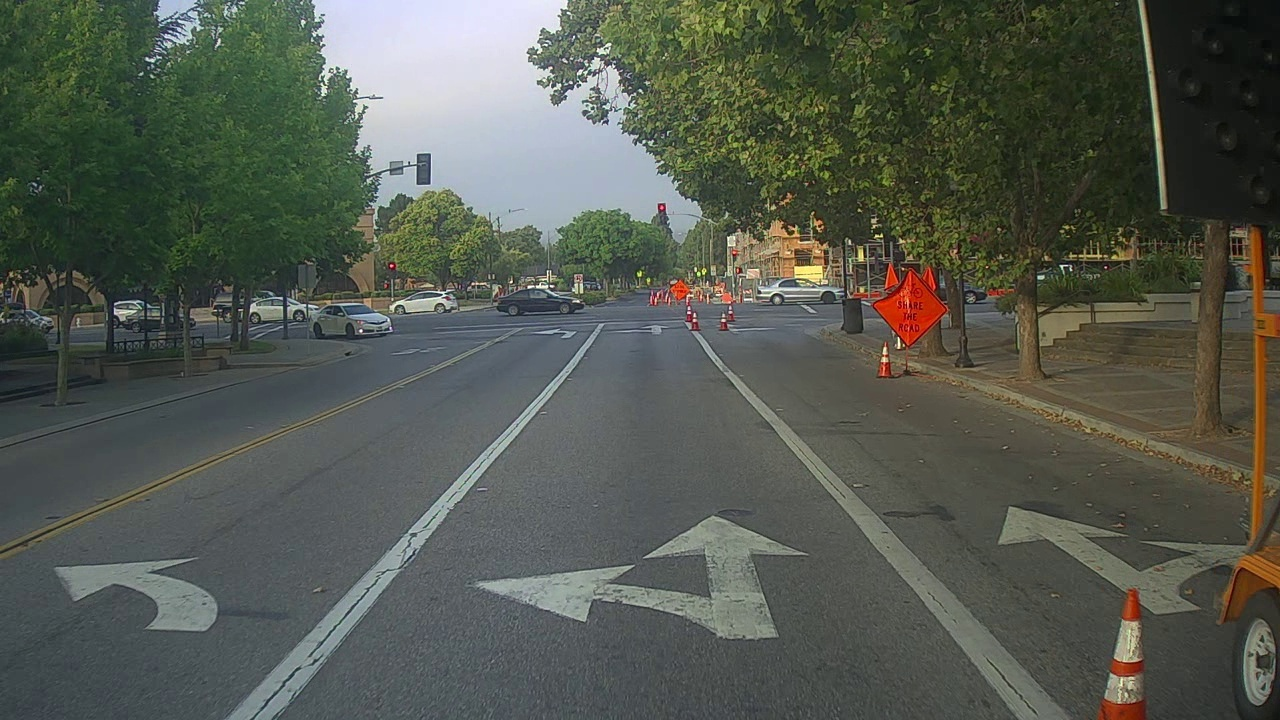
#> input picture images/0002.jpg, 1280 x 720 px
$ python -i lane_detection.py   (imports and definitions only)
#> lines starting #> are read from the running program, lines starting #| are printed output that depends on the picture; after the words box and inside, x2 and y2 are one past the last pixel; in counts of white or black regions, pixels touching at a corner belong together
### src/logger.py
"""
Structured Logging
==================
Replaces bare print() calls throughout the pipeline with a proper
logging setup: file + console handlers, color output, and structured
JSON log records for downstream analysis.

Usage:
    from src.logger import get_logger
    logger = get_logger(__name__)
    logger.info("Model loaded in %.2fs", elapsed)
"""

import os
import sys
import json
import logging
import logging.handlers
from datetime import datetime
from typing import Optional


# ── ANSI colour codes ─────────────────────────────────────────────
_RESET   = "\033[0m"
_BOLD    = "\033[1m"
_RED     = "\033[91m"
_YELLOW  = "\033[93m"
_GREEN   = "\033[92m"
_CYAN    = "\033[96m"
_BLUE    = "\033[94m"
_GREY    = "\033[90m"

_LEVEL_COLOURS = {
    logging.DEBUG:    _GREY   + "DEBUG"   + _RESET,
    logging.INFO:     _GREEN  + "INFO "   + _RESET,
    logging.WARNING:  _YELLOW + "WARN "   + _RESET,
    logging.ERROR:    _RED    + "ERROR"   + _RESET,
    logging.CRITICAL: _BOLD + _RED + "CRIT " + _RESET,
}


class _ColourFormatter(logging.Formatter):
    """Console formatter with ANSI colour-coded log levels."""

    FMT = "{time}  {level}  {name}  {msg}"

    # [10 lines left out: function format, not called in this run]


class _JSONFormatter(logging.Formatter):
    """File formatter that emits one JSON object per log line."""

    # [59 lines left out: functions format, setup_logging, not called in this run]


def get_logger(name: Optional[str] = None) -> logging.Logger:
    """
    Return a named logger.  Call setup_logging() first.

    Args:
        name: Logger name (typically __name__).

    Returns:
        logging.Logger instance.
    """
    return logging.getLogger(name or "perception")

### src/lane_detection.py
"""
Lane Detection Module
=====================
Classical computer-vision lane detection pipeline for autonomous driving.

Pipeline:
    Frame → Grayscale → Gaussian Blur → Canny → ROI Mask
          → Hough Lines → Segment Merge → Overlay

Detects left and right lane lines using:
  1. Canny edge detection
  2. Trapezoidal Region-of-Interest (ROI) masking
  3. Probabilistic Hough Transform
  4. Line segment averaging & extension to full lane lines

Usage:
    detector = LaneDetector()
    result   = detector.detect(frame_bgr)          # numpy BGR array
    overlay  = detector.draw_lanes(frame_bgr, result)
"""

import cv2
import numpy as np
from dataclasses import dataclass, field
from typing import Optional, Tuple, List

from .logger import get_logger

logger = get_logger(__name__)


@dataclass
class LaneResult:
    """
    Output of a single-frame lane detection run.

    Attributes:
        left_line:       (x1, y1, x2, y2) pixel coords of the left lane line.
        right_line:      (x1, y1, x2, y2) pixel coords of the right lane line.
        lane_width_px:   Estimated lane width in pixels at the bottom of ROI.
        departure_score: Float in [-1, 1]. Negative = drifting left, positive = right.
        valid:           Whether at least one lane line was detected.
    """
    left_line:       Optional[Tuple[int, int, int, int]] = None
    right_line:      Optional[Tuple[int, int, int, int]] = None
    lane_width_px:   float = 0.0
    departure_score: float = 0.0
    valid:           bool  = False


class LaneDetector:
    """
    Classical lane line detector for forward-facing camera video.

    Designed for highway / structured road environments. Works without
    any deep learning model — uses only OpenCV primitives.

    Attributes:
        roi_vertices: Trapezoidal ROI vertices as fraction of (H, W).
            Default covers the lower 45% of the frame in a trapezoid
            that mirrors a typical dashboard camera field of view.
    """

    def __init__(
        self,
        # Canny thresholds
        canny_low:    int   = 50,
        canny_high:   int   = 150,
        # Gaussian blur kernel
        blur_ksize:   int   = 5,
        # Hough transform parameters
        hough_rho:    float = 1.0,
        hough_theta:  float = np.pi / 180,
        hough_thresh: int   = 30,
        hough_min_len:int   = 40,
        hough_max_gap:int   = 150,
        # ROI as fractions of (height, width)
        roi_top_left_frac:     Tuple[float, float] = (0.60, 0.42),
        roi_top_right_frac:    Tuple[float, float] = (0.60, 0.58),
        roi_bottom_left_frac:  Tuple[float, float] = (0.95, 0.10),
        roi_bottom_right_frac: Tuple[float, float] = (0.95, 0.90),
    ):
        self.canny_low    = canny_low
        self.canny_high   = canny_high
        self.blur_ksize   = blur_ksize | 1  # must be odd
        self.hough_rho    = hough_rho
        self.hough_theta  = hough_theta
        self.hough_thresh = hough_thresh
        self.hough_min_len = hough_min_len
        self.hough_max_gap = hough_max_gap
        self.roi_fracs = (
            roi_top_left_frac,
            roi_top_right_frac,
            roi_bottom_left_frac,
            roi_bottom_right_frac,
        )

    # ── Public API ───────────────────────────────────────────────

    def detect(self, frame_bgr: np.ndarray) -> LaneResult:
        """
        Detect lane lines in a single BGR video frame.

        Args:
            frame_bgr: OpenCV BGR numpy array (H, W, 3).

        Returns:
            LaneResult with detected lane lines and metadata.
        """
        h, w = frame_bgr.shape[:2]

        # Step 1 — Preprocess
        gray    = cv2.cvtColor(frame_bgr, cv2.COLOR_BGR2GRAY)
        blurred = cv2.GaussianBlur(gray, (self.blur_ksize, self.blur_ksize), 0)
        edges   = cv2.Canny(blurred, self.canny_low, self.canny_high)

        # Step 2 — ROI mask
        roi_mask = self._build_roi_mask(h, w)
        masked   = cv2.bitwise_and(edges, edges, mask=roi_mask)

        # Step 3 — Hough lines
        raw_lines = cv2.HoughLinesP(
            masked,
            rho=self.hough_rho,
            theta=self.hough_theta,
            threshold=self.hough_thresh,
            minLineLength=self.hough_min_len,
            maxLineGap=self.hough_max_gap,
        )

        if raw_lines is None:
            return LaneResult(valid=False)

        # Step 4 — Separate + average left / right lines
        y_bottom = int(h * self.roi_fracs[2][0])   # bottom of ROI
        y_top    = int(h * self.roi_fracs[0][0])   # top of ROI

        left_line, right_line = self._average_lines(raw_lines, h, y_bottom, y_top)

        # Step 5 — Compute departure score
        departure = self._compute_departure(left_line, right_line, w)

        # Step 6 — Estimate lane width in pixels
        lane_width_px = 0.0
        if left_line and right_line:
            lane_width_px = float(right_line[0] - left_line[0])

        result = LaneResult(
            left_line       = left_line,
            right_line      = right_line,
            lane_width_px   = lane_width_px,
            departure_score = departure,
            valid           = (left_line is not None or right_line is not None),
        )

        logger.debug(
            "Lane detection | left=%s right=%s width=%.0fpx departure=%.2f",
            left_line, right_line, lane_width_px, departure,
        )

        return result

    # [50 lines left out: function draw_lanes, not called in this run]

    # ── Private helpers ──────────────────────────────────────────

    def _build_roi_mask(self, h: int, w: int) -> np.ndarray:
        """Build a binary mask covering the trapezoidal road ROI."""
        tl, tr, bl, br = self.roi_fracs
        vertices = np.array([[
            (int(bl[1] * w), int(bl[0] * h)),   # bottom-left
            (int(tl[1] * w), int(tl[0] * h)),   # top-left
            (int(tr[1] * w), int(tr[0] * h)),   # top-right
            (int(br[1] * w), int(br[0] * h)),   # bottom-right
        ]], dtype=np.int32)
        mask = np.zeros((h, w), dtype=np.uint8)
        cv2.fillPoly(mask, vertices, 255)
        return mask

    def _average_lines(
        self,
        lines:    np.ndarray,
        h:        int,
        y_bottom: int,
        y_top:    int,
    ) -> Tuple[Optional[Tuple], Optional[Tuple]]:
        """
        Separate Hough segments into left / right by slope sign,
        then fit a single averaged line per side.
        """
        left_pts:  List[Tuple[float, float]] = []
        right_pts: List[Tuple[float, float]] = []

        for line in lines:
            x1, y1, x2, y2 = line[0]
            if x2 == x1:
                continue
            slope = (y2 - y1) / (x2 - x1)
            # Filter near-horizontal lines
            if abs(slope) < 0.4:
                continue
            if slope < 0:  # left lane (negative slope in image coords)
                left_pts.extend([(x1, y1), (x2, y2)])
            else:          # right lane
                right_pts.extend([(x1, y1), (x2, y2)])

        left_line  = self._fit_line(left_pts,  y_bottom, y_top)
        right_line = self._fit_line(right_pts, y_bottom, y_top)

        return left_line, right_line

    @staticmethod
    def _fit_line(
        points:   List[Tuple[float, float]],
        y_bottom: int,
        y_top:    int,
    ) -> Optional[Tuple[int, int, int, int]]:
        """Fit a polynomial to a set of (x, y) points and extrapolate."""
        if len(points) < 2:
            return None
        xs = np.array([p[0] for p in points])
        ys = np.array([p[1] for p in points])
        try:
            coeffs = np.polyfit(ys, xs, 1)  # x = m*y + b
        except np.linalg.LinAlgError:
            return None
        x_bottom = int(np.polyval(coeffs, y_bottom))
        x_top    = int(np.polyval(coeffs, y_top))
        return (x_bottom, y_bottom, x_top, y_top)

    @staticmethod
    def _compute_departure(
        left_line:  Optional[Tuple],
        right_line: Optional[Tuple],
        frame_width: int,
    ) -> float:
        """
        Estimate lane departure score in [-1, 1].
        0.0 = centred, negative = left drift, positive = right drift.
        """
        cx = frame_width / 2.0
        if left_line and right_line:
            lane_cx = (left_line[0] + right_line[0]) / 2.0
        elif left_line:
            lane_cx = left_line[0] + frame_width * 0.25
        elif right_line:
            lane_cx = right_line[0] - frame_width * 0.25
        else:
            return 0.0
        return float(np.clip((lane_cx - cx) / (frame_width / 2.0), -1.0, 1.0))

>>> import cv2
>>> picture = cv2.imread('../images/0002.jpg')
#> picture is the input picture: shape (720, 1280, 3); mean B, G, R 79.9, 89.5, 84.4
>>> result = LaneDetector().detect(picture)
#> in detect, `gray    = cv2.cvtColor(frame_bgr, cv2.COLOR_BGR2GRAY)`:
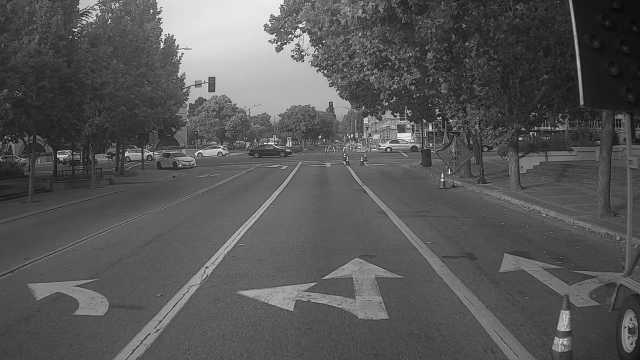
#> gray: shape (720, 1280) (shown at 1/2 size); min 3, max 254, mean 86.9
#> in detect, `edges   = cv2.Canny(blurred, self.canny_low, self.canny_high)`:
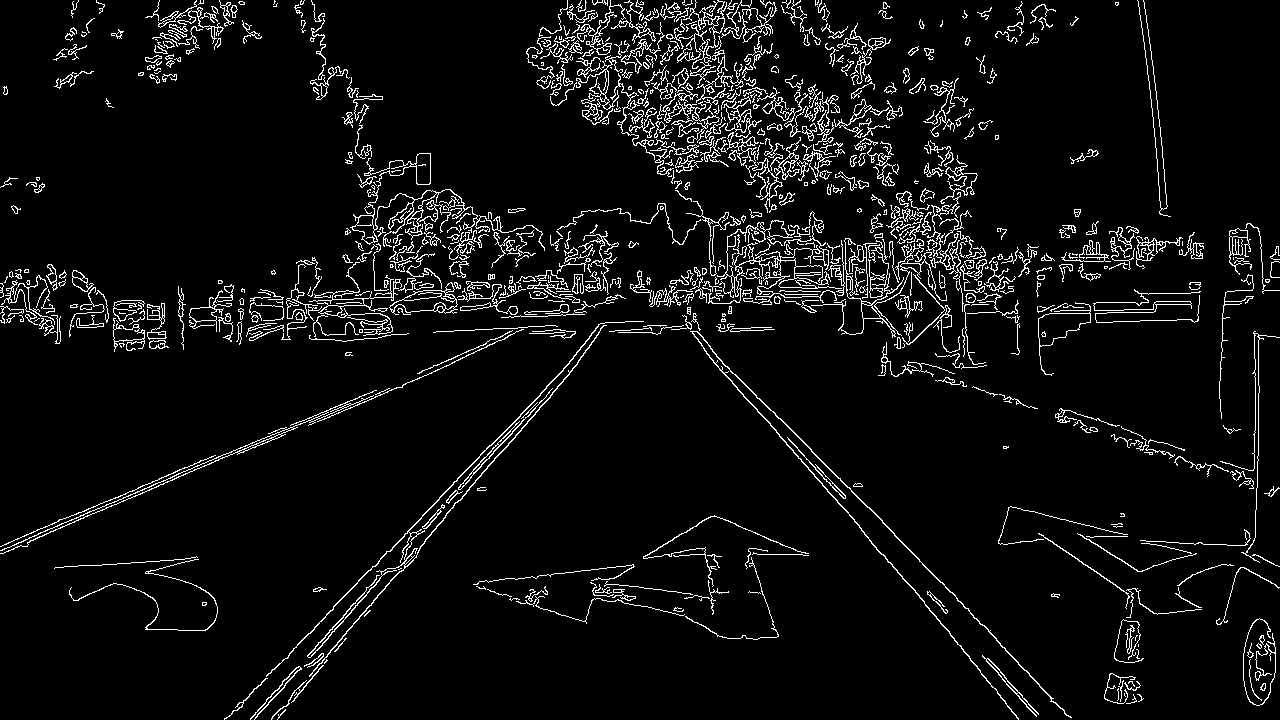
#> edges: shape (720, 1280); 5.7% white in thin lines or dots
#> in _build_roi_mask, `cv2.fillPoly(mask, vertices, 255)`:
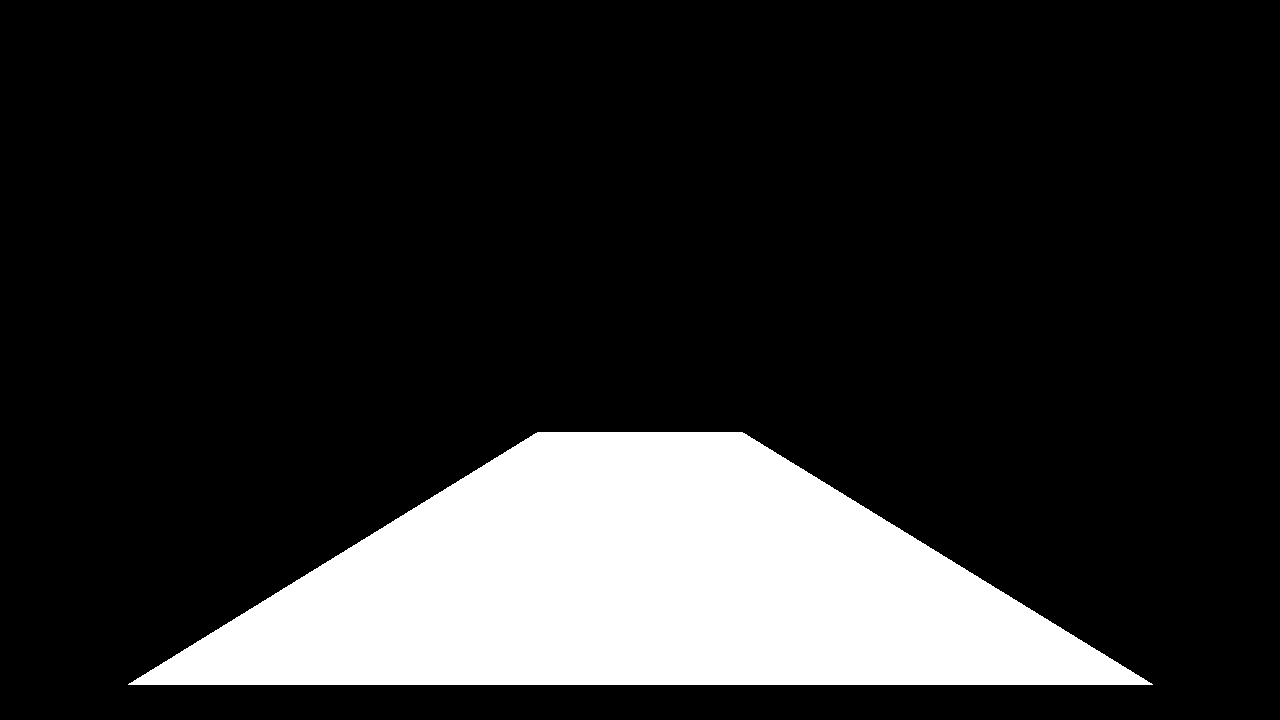
#> mask: shape (720, 1280); 16.9% white; 1 white region, box (x1, y1, x2, y2) and area: (128, 432, 1153, 685) 155879
#> in detect, `masked   = cv2.bitwise_and(edges, edges, mask=roi_mask)`:
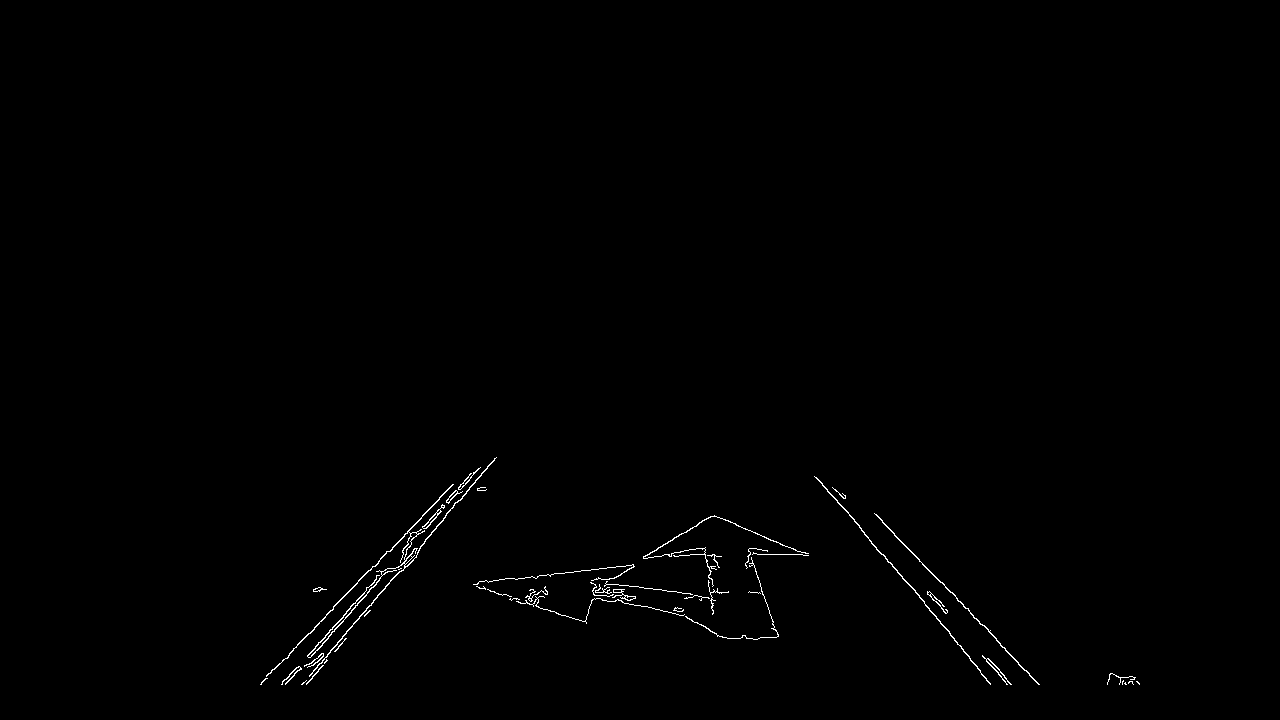
#> masked: shape (720, 1280); 0.48% white in thin lines or dots, all inside (x1, y1, x2, y2) = (260, 457, 1140, 685)
#> in detect, `raw_lines = cv2.HoughLinesP( masked, rho=self.hough_rho, theta=self.ho..`: raw_lines = 46 rows, first 6: [874, 513, 1039, 684], [343, 596, 896, 537], [834, 497, 986, 678], [281, 684, 471, 473], [260, 684, 453, 484], [261, 682, 452, 484]
#> the loop in _average_lines, `for line in lines:` made 46 passes
#> (x1, y1, x2, y2, slope) on passes 1 to 8: (874, 513, 1039, 684, 1.04), (343, 596, 896, 537, -0.107), (834, 497, 986, 678, 1.19), (281, 684, 471, 473, -1.11), (260, 684, 453, 484, -1.04), (261, 682, 452, 484, -1.04), (326, 659, 494, 458, -1.2), (285, 683, 480, 467, -1.11)
#> after the loop in _average_lines, `for line in lines:`: left_pts = 32 pairs, first value 260 to 714, second value 458 to 684; right_pts = 34 pairs, first value 474 to 1125, second value 477 to 684
#> in _fit_line, `xs = np.array([p[0] for p in points])`: xs = 32 values, max 714 at index 31, min 260 at index 2, mean 428.8
#> in _fit_line, `ys = np.array([p[1] for p in points])`: ys = 32 values, max 684 at index 0, min 458 at index 7, mean 576.6
#> in _fit_line, `coeffs = np.polyfit(ys, xs, 1)`: coeffs = [-1.01, 1009.8]
#> in _fit_line, `x_bottom = int(np.polyval(coeffs, y_bottom))`: x_bottom = 320
#> in _fit_line, `x_top    = int(np.polyval(coeffs, y_top))`: x_top = 574
#> in _average_lines, `left_line  = self._fit_line(left_pts,  y_bottom, y_top)`: left_line = (320, 684, 574, 432)
#> in _average_lines, `right_line = self._fit_line(right_pts, y_bottom, y_top)`: right_line = (1004, 684, 676, 432)
#> in detect, `left_line, right_line = self._average_lines(raw_lines, h, y_bottom, y_..`: left_line = (320, 684, 574, 432); right_line = (1004, 684, 676, 432)
#> in _compute_departure, `lane_cx = (left_line[0] + right_line[0]) / 2.0`: lane_cx = 662
#> in detect, `departure = self._compute_departure(left_line, right_line, w)`: departure = 0.0344
#> in detect, `lane_width_px = float(right_line[0] - left_line[0])`: lane_width_px = 684
